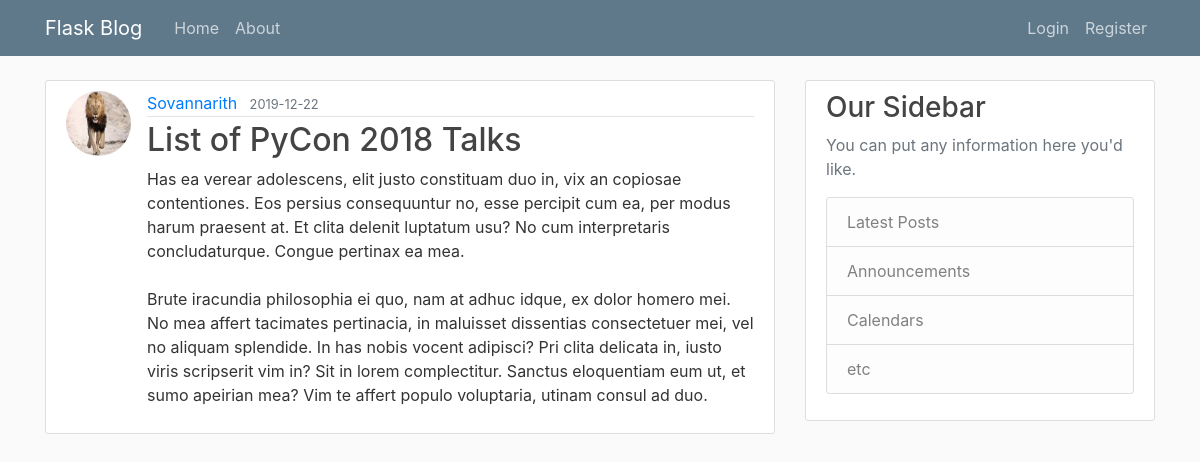
/post/10, run on the app's committed database.
### flaskblog/models.py (models this page shows, shortened)
class User(db.Model, UserMixin):
    id = db.Column(db.Integer, primary_key=True) # each of the user need to have the unique id and primary_key will provide each every user with the unique id
    username = db.Column(db.String(20), unique=True, nullable=False)
    email = db.Column(db.String(120), unique=True, nullable=False)
    image_file = db.Column(db.String(20), nullable=False, default='default.jpg') #profile of the user
    password = db.Column(db.String(60), nullable=False)
    posts = db.relationship('Post', backref='author', lazy=True) #create the relationship between Post and User model.

class Post(db.Model):
    id = db.Column(db.Integer, primary_key=True)
    title = db.Column(db.String(100), nullable=False)
    date_posted = db.Column(db.DateTime, nullable=False, default=datetime.utcnow)
    content = db.Column(db.Text, nullable=False)
    user_id = db.Column(db.Integer, db.ForeignKey('user.id'), nullable=False) # Use to specify the user in the post model

### flaskblog/posts/routes.py (the view)
@posts.route("/post/<int:post_id>")
def post(post_id):
    post = Post.query.get_or_404(post_id)
    return render_template('post.html', title=post.title, post=post)

### flaskblog/templates/post.html (shortened to what this page needs)
{% extends "layout.html" %}
{% block content %}
  <article class="media content-section">
    <img class="rounded-circle article-img" src="{{ url_for('static', filename='profile_pics/' + post.author.image_file) }}">
    <div class="media-body">
      <div class="article-metadata">
        <a class="mr-2" href="{{ url_for('users.user_posts', username=post.author.username) }}">{{ post.author.username }}</a>
        <small class="text-muted">{{ post.date_posted.strftime('%Y-%m-%d') }}</small>
      </div>
      <h2 class="article-title">{{ post.title }}</h2>
      <p class="article-content">{{ post.content }}</p>
    </div>
  </article>
{% endblock content %}

### flaskblog/static/main.css (style rules this page uses)
body { background: #fafafa; color: #333333; margin-top: 5rem; }
h1, h2, h3, h4, h5, h6 { color: #444444; }
.content-section { background: #ffffff; padding: 10px 20px; border: 1px solid #dddddd; border-radius: 3px; margin-bottom: 20px; }
.article-title { color: #444444; }
.article-content { white-space: pre-line; }
.article-img { height: 65px; width: 65px; margin-right: 16px; }
.article-metadata { padding-bottom: 1px; margin-bottom: 4px; border-bottom: 1px solid #e3e3e3 }

### data on the page
User: image_file (picture), author.username "Sovannarith"
Post: date_posted "2019-12-22", title "List of PyCon 2018 Talks", content "Has ea verear adolescens, elit justo constituam duo in, vix an copiosae contentiones. Eos persius consequuntur no, esse percipit cum ea, per modus harum praesent at. Et clita delenit luptatum usu? No cum interpretaris concludaturque. Congue pertinax ea mea. Brute iracundia philosophia ei quo, nam at adhuc idque, ex dolor homero mei. No mea affert tacimates pertinacia, in maluisset dissentias consectetuer mei, vel no aliquam splendide. In has nobis vocent adipisci? Pri clita delicata in, iusto viris scripserit vim in? Sit in lorem complectitur. Sanctus eloquentiam eum ut, et sumo apeirian mea? Vim te affert populo voluptaria, utinam consul ad duo."
